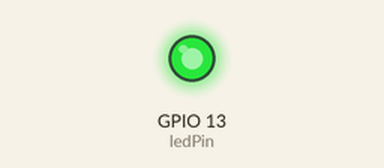
The sketch below on a simulated ESP32. On the bench: output pins drawn as LEDs (lit = HIGH). WiFi joins after 1.5 s; servers stay silent unless stated; uploads are accepted with an empty reply; random numbers use the default seed unless the sketch sets one; what the sketch prints to the serial monitor is not drawn.

Above: at 1.9 s.
At 4.8 s:
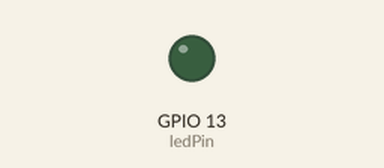
Timing chart, 0 to 8.9 s (numbered marks = the images above):
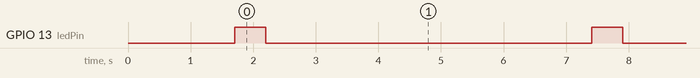

The sketch:

sketch.ino
```cpp
#include <WiFi.h>
#include <HTTPClient.h>

// Kredensial WiFi khusus simulator Wokwi
const char* ssid = "Wokwi-GUEST";
const char* password = "";

// URL Endpoint PythonAnywhere Anda
const char* serverUrl = "http://rifqishandi.pythonanywhere.com/predict_plant_health";

const int ledPin = 13;

void setup() {
  Serial.begin(115200);
  pinMode(ledPin, OUTPUT);

  Serial.println("\n--- Sistem IoT Monitoring Tanaman Cerdas ---");
  WiFi.begin(ssid, password);

  while (WiFi.status() != WL_CONNECTED) {
    delay(500);
    Serial.print(".");
  }
  Serial.println("\nWiFi Terhubung! IP: " + WiFi.localIP().toString());
}

void loop() {
  if (WiFi.status() == WL_CONNECTED) {
    HTTPClient http;
    http.begin(serverUrl);
    http.addHeader("Content-Type", "application/json");

    // [INTEGRASI AI]: Menghasilkan angka acak 0-3 untuk mensimulasikan kondisi berbeda
    // 0:Healthy, 1:Early Blight, 2:Late Blight, 3:Leaf Spot
    int randomCondition = random(0, 4);

    // Payload JSON sesuai kriteria tugas
    String jsonPayload = "{\"device_id\": \"ESP32_WOKWI_01\", \"simulated_data\": \"" + String(randomCondition) + "\"}";

    Serial.println("[HTTP] Mengirim data simulasi ke server...");
    int httpResponseCode = http.POST(jsonPayload);

    if (httpResponseCode > 0) {
      String response = http.getString();
      Serial.println("Response Code: " + String(httpResponseCode));
      Serial.println("Hasil AI: " + response);

      // Indikator visual sukses kirim data
      digitalWrite(ledPin, HIGH); delay(500); digitalWrite(ledPin, LOW);
    } else {
      Serial.println("Error pada pengiriman: " + String(httpResponseCode));
    }
    http.end();
  }

  // Interval 10 detik untuk menjaga kontinuitas data dashboard
  delay(5000);
}
```

Measured:
- by itself, GPIO 13 (ledPin): alternates HIGH for 0.50 s and LOW for 5.2 s
